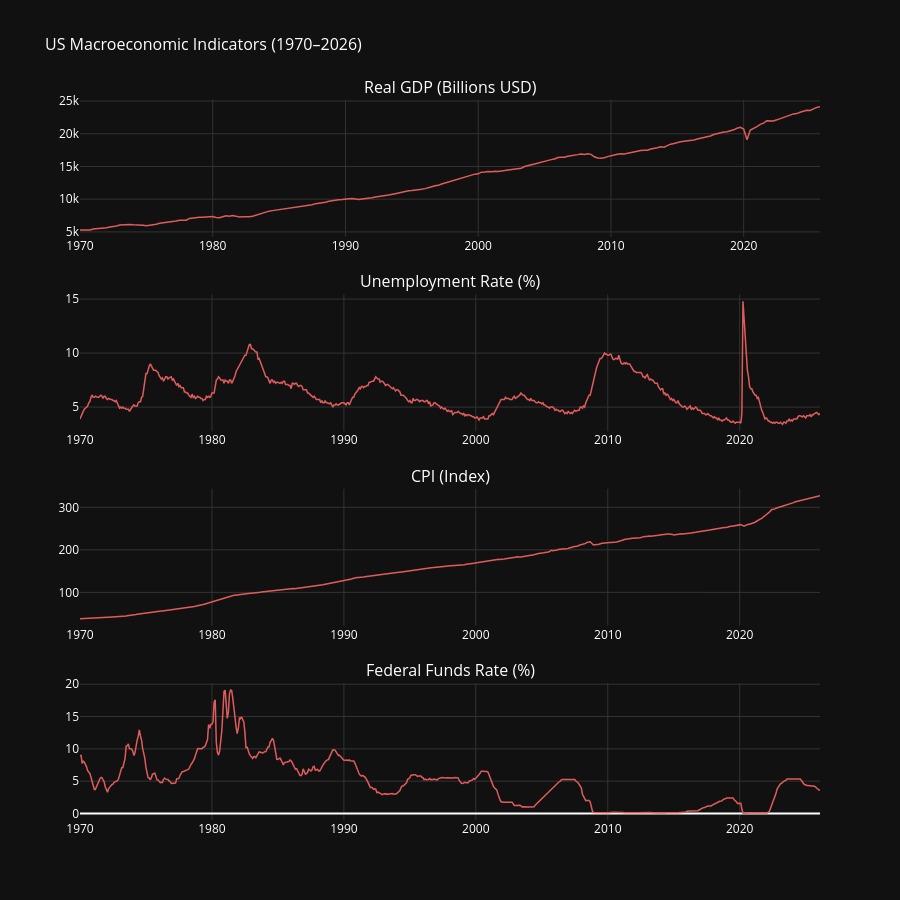

Source (notebook cell):
### Code cell
import plotly.graph_objects as go
from plotly.subplots import make_subplots

series = {
    "Real GDP (Billions USD)": df["gdp_real"],
    "Unemployment Rate (%)": df["unemployment"],
    "CPI (Index)": df["cpi"],
    "Federal Funds Rate (%)": df["fed_funds_rate"],
}

fig = make_subplots(
    rows=4, cols=1,
    shared_xaxes=False,
    subplot_titles=list(series.keys()),
    vertical_spacing=0.08
)

for i, (title, data) in enumerate(series.items(), start=1):
    fig.add_trace(
        go.Scatter(
            x=data.dropna().index,
            y=data.dropna().values,
            mode="lines",
            line=dict(color="#e05c5c", width=1.5),
            name=title,
        ),
        row=i, col=1
    )

fig.update_layout(
    height=900,
    title_text="US Macroeconomic Indicators (1970–2026)",
    title_font_size=16,
    paper_bgcolor="#111111",
    plot_bgcolor="#111111",
    font=dict(color="white"),
    showlegend=False,
)

fig.update_xaxes(gridcolor="#333333", showgrid=True)
fig.update_yaxes(gridcolor="#333333", showgrid=True)

fig.show()
fig.write_html("../outputs/figures/01_macro_overview.html")

### Figure 1 — Plotly figure (JSON) as saved in the notebook; plotly's stock layout.template omitted (floating-point values rounded to 4 significant figures; data arrays with more than 128 entries replaced by an {"elided": "..."} marker saying what was removed)
{"data": [{"line": {"color": "#e05c5c", "width": 1.5}, "mode": "lines", "name": "Real GDP (Billions USD)", "type": "scatter", "x": {"elided": "224 str values"}, "xaxis": "x", "y": {"elided": "224 float values"}, "yaxis": "y"}, {"line": {"color": "#e05c5c", "width": 1.5}, "mode": "lines", "name": "Unemployment Rate (%)", "type": "scatter", "x": {"elided": "673 str values"}, "xaxis": "x2", "y": {"elided": "673 float values"}, "yaxis": "y2"}, {"line": {"color": "#e05c5c", "width": 1.5}, "mode": "lines", "name": "CPI (Index)", "type": "scatter", "x": {"elided": "673 str values"}, "xaxis": "x3", "y": {"elided": "673 float values"}, "yaxis": "y3"}, {"line": {"color": "#e05c5c", "width": 1.5}, "mode": "lines", "name": "Federal Funds Rate (%)", "type": "scatter", "x": {"elided": "674 str values"}, "xaxis": "x4", "y": {"elided": "674 float values"}, "yaxis": "y4"}], "layout": {"annotations": [{"font": {"size": 16}, "showarrow": false, "text": "Real GDP (Billions USD)", "x": 0.5, "xanchor": "center", "xref": "paper", "y": 1, "yanchor": "bottom", "yref": "paper"}, {"font": {"size": 16}, "showarrow": false, "text": "Unemployment Rate (%)", "x": 0.5, "xanchor": "center", "xref": "paper", "y": 0.73, "yanchor": "bottom", "yref": "paper"}, {"font": {"size": 16}, "showarrow": false, "text": "CPI (Index)", "x": 0.5, "xanchor": "center", "xref": "paper", "y": 0.46, "yanchor": "bottom", "yref": "paper"}, {"font": {"size": 16}, "showarrow": false, "text": "Federal Funds Rate (%)", "x": 0.5, "xanchor": "center", "xref": "paper", "y": 0.19, "yanchor": "bottom", "yref": "paper"}], "font": {"color": "white"}, "height": 900, "paper_bgcolor": "#111111", "plot_bgcolor": "#111111", "showlegend": false, "title": {"font": {"size": 16}, "text": "US Macroeconomic Indicators (1970–2026)"}, "xaxis": {"anchor": "y", "domain": [0, 1], "gridcolor": "#333333", "showgrid": true}, "xaxis2": {"anchor": "y2", "domain": [0, 1], "gridcolor": "#333333", "showgrid": true}, "xaxis3": {"anchor": "y3", "domain": [0, 1], "gridcolor": "#333333", "showgrid": true}, "xaxis4": {"anchor": "y4", "domain": [0, 1], "gridcolor": "#333333", "showgrid": true}, "yaxis": {"anchor": "x", "domain": [0.81, 1], "gridcolor": "#333333", "showgrid": true}, "yaxis2": {"anchor": "x2", "domain": [0.54, 0.73], "gridcolor": "#333333", "showgrid": true}, "yaxis3": {"anchor": "x3", "domain": [0.27, 0.46], "gridcolor": "#333333", "showgrid": true}, "yaxis4": {"anchor": "x4", "domain": [0, 0.19], "gridcolor": "#333333", "showgrid": true}}}
